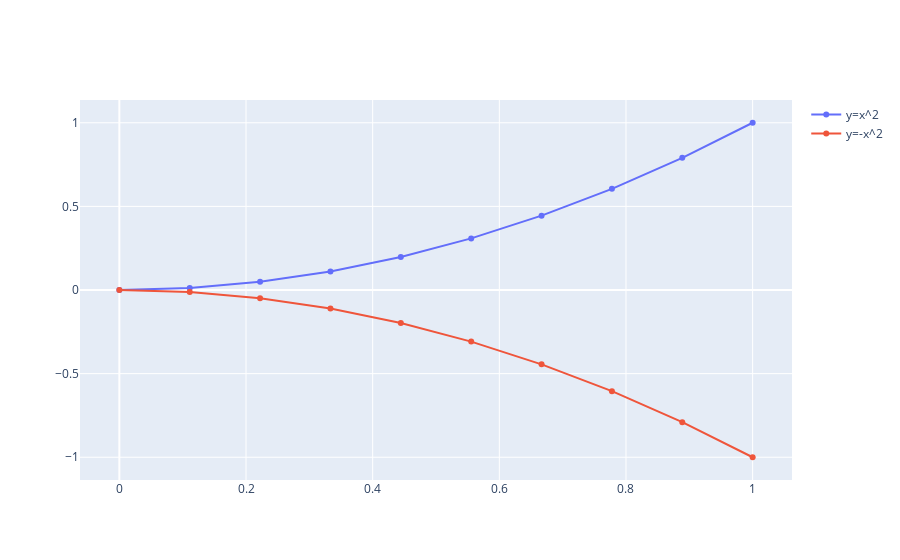
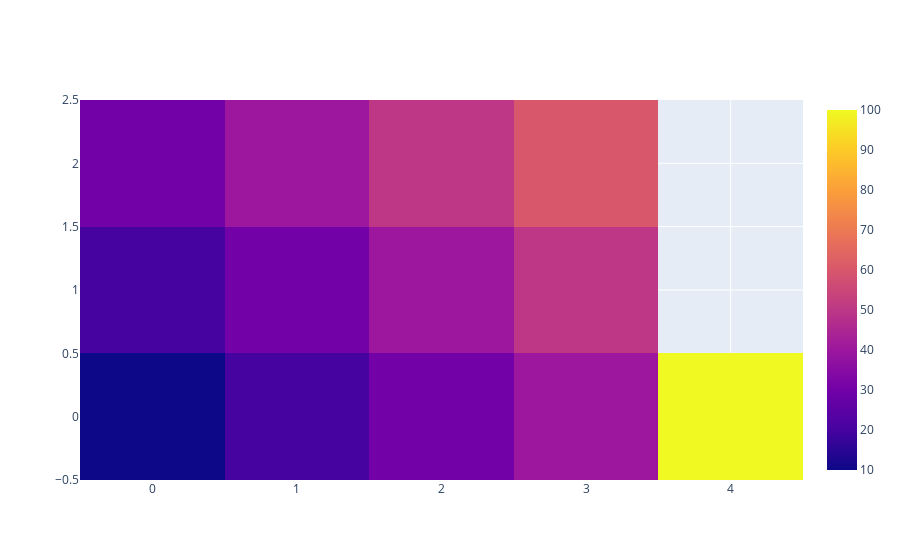

Notebook code for these charts, in order:
### Markdown cell above
**BONUS**. An alternative plotting library: plotly

### Code cell
#install plotly with: pip install plotly
#you can run this shell command directly from Jupyter, by prefixing it with !
!pip install plotly

from plotly.offline import download_plotlyjs, init_notebook_mode, plot, iplot
import plotly.graph_objs as go
import numpy as np

init_notebook_mode(connected=True)

# example scatterplot

x = np.linspace(0, 1, 10)
y = x * x

iplot([go.Scatter(x=x, y=y, name="y=x^2"), go.Scatter(x=x, y=-y, name="y=-x^2")])

# example heatmap

iplot([go.Heatmap(z=[[10, 20, 30, 40,100],
                      [20, 30, 40, 50],
                      [30, 40, 50, 60]])])

### Figure 1 — Plotly figure (JSON) as saved in the notebook; plotly's stock layout.template omitted (floating-point values rounded to 4 significant figures)
{"data": [{"name": "y=x^2", "type": "scatter", "x": [0, 0.1111, 0.2222, 0.3333, 0.4444, 0.5556, 0.6667, 0.7778, 0.8889, 1], "y": [0, 0.01235, 0.04938, 0.1111, 0.1975, 0.3086, 0.4444, 0.6049, 0.7901, 1]}, {"name": "y=-x^2", "type": "scatter", "x": [0, 0.1111, 0.2222, 0.3333, 0.4444, 0.5556, 0.6667, 0.7778, 0.8889, 1], "y": [0, -0.01235, -0.04938, -0.1111, -0.1975, -0.3086, -0.4444, -0.6049, -0.7901, -1]}], "layout": {}}

### Figure 2 — Plotly figure (JSON) as saved in the notebook; plotly's stock layout.template omitted (floating-point values rounded to 4 significant figures)
{"data": [{"type": "heatmap", "z": [[10, 20, 30, 40, 100], [20, 30, 40, 50], [30, 40, 50, 60]]}], "layout": {}}
